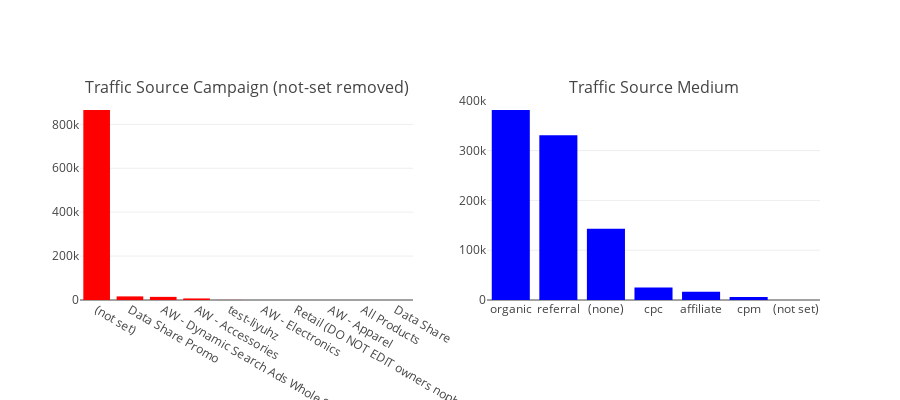

Notebook code for this chart:
### Code cell
fig = tools.make_subplots(rows=1, cols=2,subplot_titles=["Traffic Source Campaign (not-set removed)", 
                                                         "Traffic Source Medium"], print_grid=False)
 
colors = ["Red", "Red", "blue", "green"]
t1 = train["trafficSource_campaign"].value_counts()
t2 = train["trafficSource_medium"].value_counts()

tr1 = go.Bar(x = t1.index, y = t1.values, marker=dict(color=colors[1]))
tr2 = go.Bar(x = t2.index, y = t2.values, marker=dict(color=colors[2]))

fig.append_trace(tr1, 1, 1)
fig.append_trace(tr2, 1, 2)


fig['layout'].update(height=400, margin=dict(b=100), showlegend=False)
iplot(fig)

### Figure 1 — Plotly figure (JSON) as saved in the notebook; plotly's stock layout.template omitted (floating-point values rounded to 4 significant figures)
{"data": [{"marker": {"color": "Red"}, "type": "bar", "uid": "56f0b30a-d257-11e8-87b3-f0189804b8bf", "x": ["(not set)", "Data Share Promo", "AW - Dynamic Search Ads Whole Site", "AW - Accessories", "test-liyuhz", "AW - Electronics", "Retail (DO NOT EDIT owners nophakun and tianyu)", "AW - Apparel", "All Products", "Data Share"], "xaxis": "x", "y": [865347, 16403, 14244, 7070, 392, 96, 50, 46, 4, 1], "yaxis": "y"}, {"marker": {"color": "blue"}, "type": "bar", "uid": "56f136cc-d257-11e8-840c-f0189804b8bf", "x": ["organic", "referral", "(none)", "cpc", "affiliate", "cpm", "(not set)"], "xaxis": "x2", "y": [381561, 330955, 143026, 25326, 16403, 6262, 120], "yaxis": "y2"}], "layout": {"annotations": [{"font": {"size": 16}, "showarrow": false, "text": "Traffic Source Campaign (not-set removed)", "x": 0.225, "xanchor": "center", "xref": "paper", "y": 1, "yanchor": "bottom", "yref": "paper"}, {"font": {"size": 16}, "showarrow": false, "text": "Traffic Source Medium", "x": 0.775, "xanchor": "center", "xref": "paper", "y": 1, "yanchor": "bottom", "yref": "paper"}], "height": 400, "margin": {"b": 100}, "showlegend": false, "xaxis": {"anchor": "y", "domain": [0, 0.45]}, "xaxis2": {"anchor": "y2", "domain": [0.55, 1]}, "yaxis": {"anchor": "x", "domain": [0, 1]}, "yaxis2": {"anchor": "x2", "domain": [0, 1]}}}
